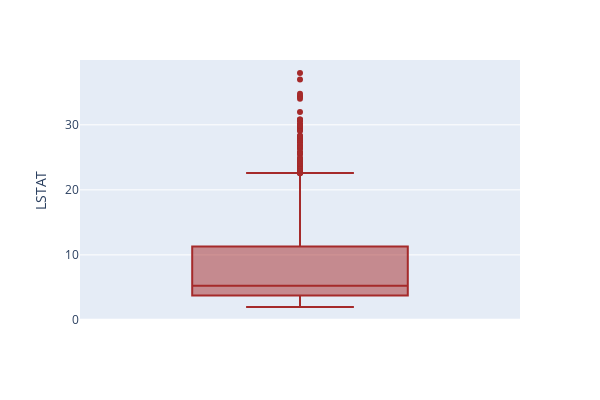

The cell this chart's notebook holds for it:
### Markdown cell above
**Proprietários classe baixa no bairro**

### Code cell
boxplot = px.box(df, y = "LSTAT", width=600, height=400, boxmode='overlay', color_discrete_sequence=["brown"])
boxplot.show()

### Figure 1 — Plotly figure (JSON) as saved in the notebook; plotly's stock layout.template omitted (floating-point values rounded to 4 significant figures; data arrays with more than 128 entries replaced by an {"elided": "..."} marker saying what was removed)
{"data": [{"alignmentgroup": "True", "hovertemplate": "LSTAT=%{y}<extra></extra>", "legendgroup": "", "marker": {"color": "brown"}, "name": "", "notched": false, "offsetgroup": "", "orientation": "v", "showlegend": false, "type": "box", "x0": " ", "xaxis": "x", "y": {"elided": "2340 float values"}, "y0": " ", "yaxis": "y"}], "layout": {"boxmode": "overlay", "height": 400, "legend": {"tracegroupgap": 0}, "margin": {"t": 60}, "width": 600, "xaxis": {"anchor": "y", "domain": [0, 1]}, "yaxis": {"anchor": "x", "domain": [0, 1], "title": {"text": "LSTAT"}}}}
